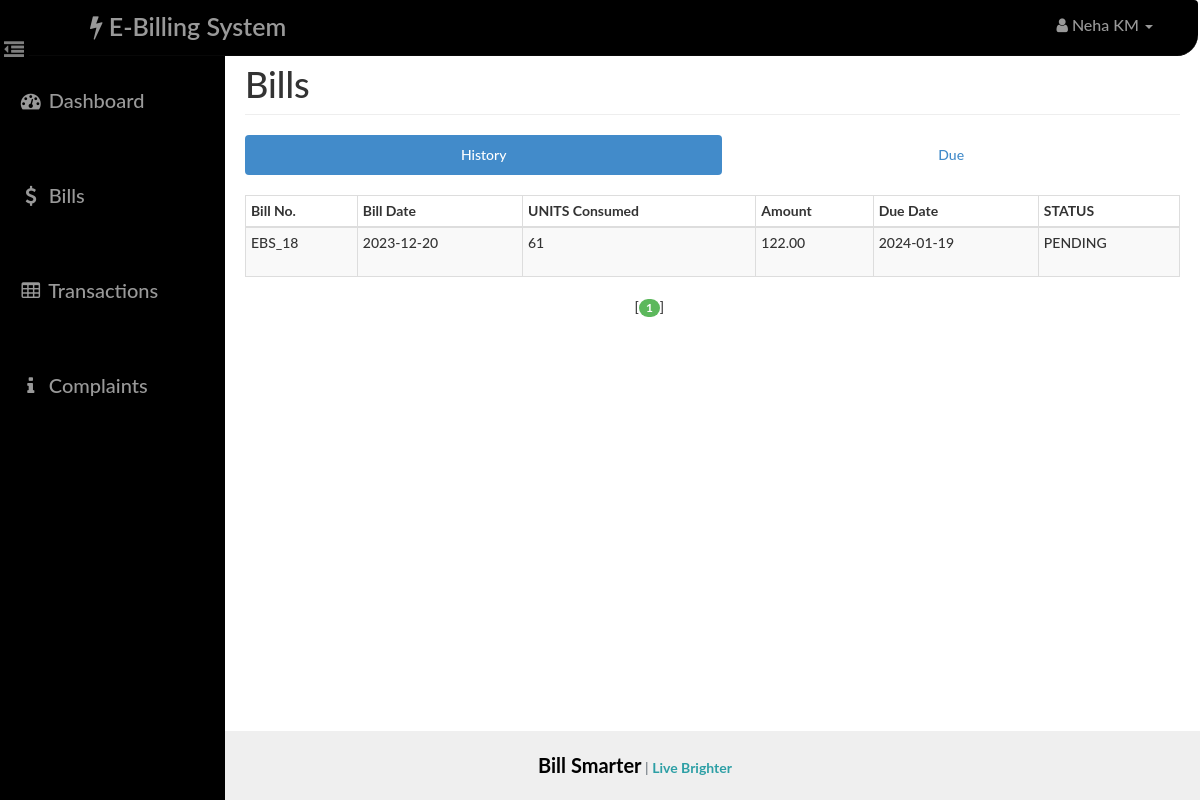
/user/bill.php (signed in), run on the app's committed database.
### tables this page shows
CREATE TABLE bill (
  id int(14) NOT NULL,
  aid int(14) NOT NULL,
  uid int(14) NOT NULL,
  units int(10) NOT NULL,
  amount decimal(10,2) NOT NULL,
  status varchar(10) NOT NULL,
  bdate date NOT NULL,
  ddate date NOT NULL
);

### user/paging1.php (called while the page is built, shortened)
<?php
    $rowsperpage = 5;
    if (isset($_GET['currentpage']) && is_numeric($_GET['currentpage'])) {
       $currentpage = (int) $_GET['currentpage'];
    } else {
       $currentpage = 1;
    }
    $offset = ($currentpage - 1) * $rowsperpage;
 ?>

### Includes/user.php (called while the page is built, shortened)
<?php
    function retrieve_bills_history($id,$offset, $rowsperpage) {
        global $con;
        $query = "SELECT * FROM bill where uid={$id} ";
        $query .= "ORDER BY bdate DESC ";
        $query .= "LIMIT {$offset}, {$rowsperpage} ";
        $result = mysqli_query($con,$query);
        return $result;
    }
 ?>

### user/bill.php (the view, shortened to what this page needs)
<?php
    require_once('head_html.php');
    require_once('../Includes/session.php');
    require_once('../Includes/user.php');
?>
<body>
    <div id="wrapper">
        <?php
            require_once("nav.php");
            require_once("sidebar.php");
        ?>
        <div id="page-content-wrapper">
            <div class="container-fluid">
                <div class="row">
                    <div class="col-lg-12">
                        <h1 class="page-header">
                            Bills
                        </h1>
                        <ul class="nav nav-pills nav-justified">
                            <li class="active"><a href="#history" data-toggle="pill">History</a>
                            </li>
                            <li class=""><a href="#due" data-toggle="pill">Due</a>
                            </li>
                        </ul>
                        <div class="tab-content">
                            <div class="tab-pane fade in active" id="history">
                                <div class="table-responsive">
                                    <table class="table table-hover table-striped table-bordered table-condensed">
                                        <thead>
                                            <tr>
                                                <th>Bill No.</th>
                                                <th>Bill Date</th>
                                                <th>UNITS Consumed</th>
                                                <th>Amount</th>
                                                <th>Due Date</th>
                                                <th>STATUS</th>
                                            </tr>
                                        </thead>
                                        <tbody>
                                            <?php
                                            include("paging1.php");
                                            $result = retrieve_bills_history($_SESSION['uid'],$offset, $rowsperpage);
                                            while($row = mysqli_fetch_assoc($result)){
                                            ?>
                                                <tr>
                                                    <td height="50"><?php echo 'EBS_'.$row['id'] ?></td>
                                                    <td height="50"><?php echo $row['bdate'] ?></td>
                                                    <td><?php echo $row['units'] ?></td>
                                                    <td><?php echo $row['amount'] ?></td>
                                                    <td><?php echo $row['ddate'] ?></td>
                                                    <td><?php echo $row['status'] ?></td>
                                                </tr>
                                            <?php  } ?>
                                        </tbody>
                                    </table>
                                    <?php include("paging2.php");  ?>
                                </div>
                            </div>
                                        <?php
include("paging1.php");
?>
                                <?php include("paging2.php");  ?>
                        </div>
                    </div>
                </div>
            </div>
        </div>
    </div>
    <?php
    require_once("footer.php");
    ?>
</body>
</html>

### assets/css/dash_user.css (style rules this page uses)
body, html { width: 100%; height: 100%; }
body, h1, h2, h3, h4, h5, h6 { font-family: "Lato","Helvetica Neue",Helvetica,Arial,sans-serif; font-weight: 500; }
#wrapper { padding-left: 10px; padding-top: 5px; -webkit-transition: all 0.5s ease; -moz-transition: all 0.5s ease; -o-transition: all 0.5s ease; transition: all 0.5s ease; }
#page-content-wrapper { width: 100%; padding: 15px; min-height:580px; }
@media (min-width:768px) { #wrapper { padding-left: 225px; } }
@media (min-width:768px) { #page-content-wrapper { padding: 20px; } }
.table-responsive { padding-top: 20px; padding-bottom: 20px; }

### data on the page
bill: id "18", bdate "2023-12-20", units "61", amount "122.00", ddate "2024-01-19", status "PENDING"

### other printed values
$user "Neha KM"
